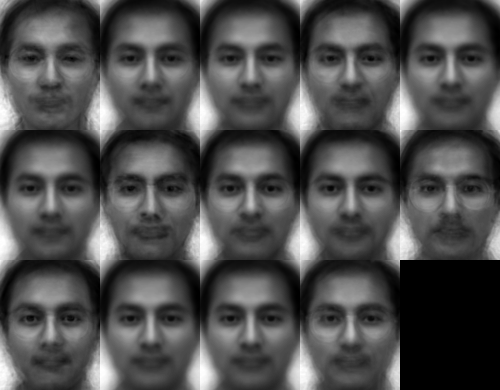
#> input picture opencv/faceRecognization/fisherface_reconstruction_opencv.png, 500 x 390 px
$ python faceRecog.py fisherface_reconstruction_opencv.png yalefaces.png   (Python 2 division)   (older library calls are emulated)
#> lines starting #> are read from the running program, lines starting #| are printed output that depends on the picture
import cv2
import sys
# from PIL import Image

# Get user supplied values
imagePath = sys.argv[1]
# cascPath = sys.argv[2]


cascadePath = "haarcascade_frontalface_default.xml"

# Create the haar cascade
faceCascade = cv2.CascadeClassifier(cascadePath)

# Read the image
image = cv2.imread(imagePath)
#> image is the input picture: shape (390, 500, 3); min 0, max 255, mean 78.4
image = cv2.resize(image, (0, 0), fx=0.5, fy=0.5)
#> image: shape (195, 250, 3)
gray = cv2.cvtColor(image, cv2.COLOR_BGR2GRAY)

# Detect faces in the image
faces = faceCascade.detectMultiScale(
    gray,
    scaleFactor=1.1,
    minNeighbors=5,
    minSize=(10, 10),
    maxSize=(100, 100)
    # flags=cv2.cv.CV_HAAR_SCALE_IMAGE
)
#> faces = 14 rows, first 6: [1, 8, 52, 52], [47, 7, 56, 56], [97, 7, 56, 56], [148, 7, 56, 56], [47, 71, 57, 57], [97, 71, 57, 57]

print "Found {0} faces!".format(len(faces))
#| Found 14 faces!

# Draw a rectangle around the faces
for (x, y, w, h) in faces:
    cv2.rectangle(image, (x, y), (x + w, y + h), (0, 255, 0), 2)
#> this loop made 14 passes
#> (x, y, w, h) on passes 1 to 12: (1, 8, 52, 52), (47, 7, 56, 56), (97, 7, 56, 56), (148, 7, 56, 56), (47, 71, 57, 57), (97, 71, 57, 57), (147, 72, 56, 56), (199, 10, 50, 50), (1, 73, 52, 52), (198, 75, 50, 50), (2, 139, 51, 51), (48, 137, 54, 54)
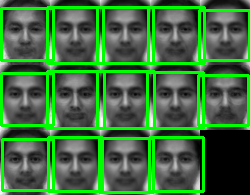
#> image: shape (195, 250, 3); mean B, G, R 63.7, 108.5, 63.7

cv2.imshow("Faces found", image)
cv2.waitKey(0)
